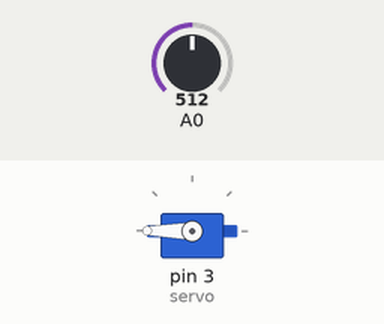
Recording of a sketch running on a simulated Arduino Uno, built with avr-gcc and run on an emulated ATmega328P. Parts: servo. The inputs (shaded band) are chosen by the test bench; at power-on: A0 = 512. What the sketch prints to the serial monitor is not drawn.

Above: at 0.05 s.
At 1.0 s:
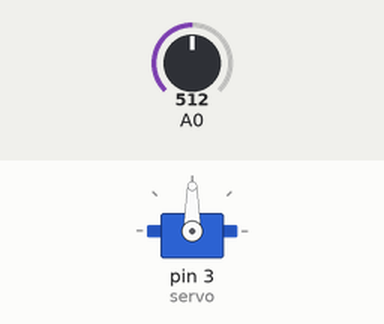
Timing chart, 0 to 6.9 s (numbered marks = the images above):
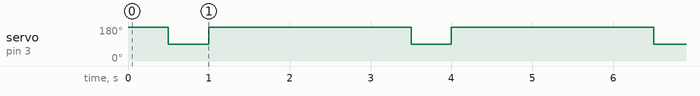

Measured:
- by itself, servo on pin 3 (servo): alternates 180° for 2.5 s and 90° for 0.50 s

The sketch:

VentiladorArduino.ino
```cpp
#include <Servo.h>
int pot= 0;
Servo servo;

void setup() {
  Serial.begin(9600);
  servo.attach(3);
  servo.write(0);

}

void loop() {
  pot = analogRead(A0);
  //pot = map(pot,0,1023,0,180);
  servo.write(360);
  delay(500);
  servo.write(90);
  delay(500);
  servo.write(180);
  delay(500);
  servo.write(270);
  delay(500);


  Serial.print(pot);
  Serial.println(" - Potência");
  delay(1000);
}
```
